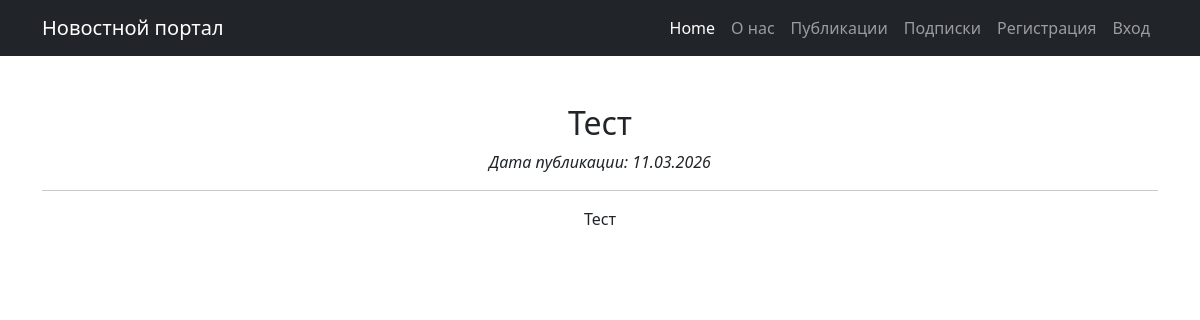
Screenshot of /24 with the database file from the repository.
### news/models.py (models this page shows, shortened)
class Post(models.Model):
    news = 'N'
    article = 'A'
    TYPES = [(news, 'Новость'), (article, 'Статья')]
    type = models.CharField(max_length=1, choices=TYPES, default=news)
    time_in = models.DateTimeField(auto_now_add=True)
    title = models.CharField(max_length=255)
    text = models.TextField()
    rating = models.IntegerField(default=0)
    author = models.ForeignKey('Author', on_delete=models.CASCADE, related_name='posts')
    categories = models.ManyToManyField('Category', through='PostCategory')

### news/views.py (the view)
# urls.py: path('<int:pk>', PostDetail.as_view(), name='post_detail'),
class PostDetail(DetailView):
    model = Post
    template_name = 'news/post.html'
    context_object_name = 'post'

### news/templatetags/custom_filters.py (called while the page is built)
@register.filter()
def censor(value):
    if not isinstance(value, str):
        return value
    text = value
    for word in BAD_WORDS:
        if word.lower() in text.lower():
            replacement = word[0] + "*" * (len(word)-2) + word[-1]
            text = text.replace(word, replacement)
    return text

### news/templates/news/post.html (shortened to what this page needs)
{% extends 'default.html' %}
{% load custom_filters %}
{% load custom_tags %}
{% block content %}
    <h2>{{ post.title|censor }}</h2>
    <p><i>Дата публикации: {{ post.time_in|date:'d.m.Y' }}</i></p>
    <hr>
    <div>{{ post.text|censor }}</div>
{% endblock %}

### rows the page displays
Post: title|censor "Тест", time_in "11.03.2026", text|censor "Тест"
